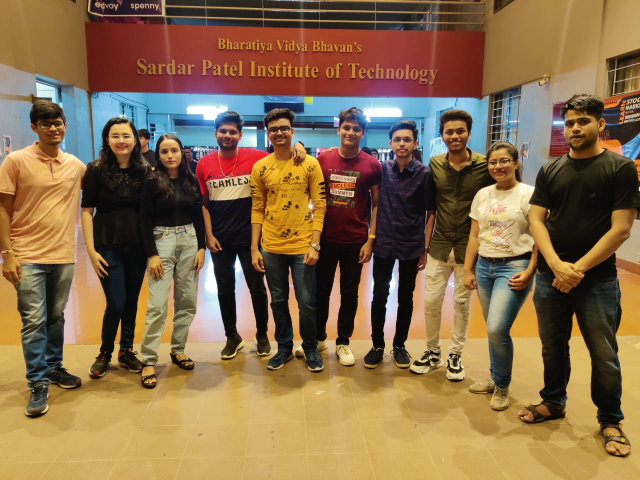
#> input picture FOSP_ARTICAL/image/img1.jpeg, 1280 x 960 px, found by its file name (shown at 1/2 size)
$ jupyter execute Fosp.ipynb
#> lines starting #> are read from the running program, lines starting #| are printed output that depends on the picture; after the words box and inside, x2 and y2 are one past the last pixel; in counts of white or black regions, pixels touching at a corner belong together
[cell 1]
from matplotlib.image import imread
import PIL
import numpy as np
import matplotlib.pyplot as plt
import os

[cell 2]
plt.rcParams['figure.figsize'] = [10,10]
plt.rcParams.update({'font.size': 18})
A = imread('image\img1.jpeg')
#> A is the input picture: shape (960, 1280, 3); mean R, G, B 135.7, 108.1, 74.2
B = np.mean(A, -1)
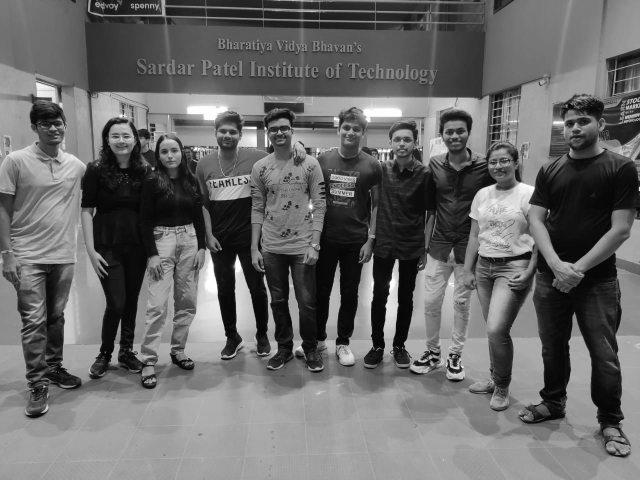
#> B: shape (960, 1280) float64 (shown at 1/2 size); min 0, max 255, mean 106

[cell 3]
plt.figure()
plt.imshow(A)
plt.axis('off')

[cell 4]
Bt = np.fft.fft2(B)
Btsort = np.sort(np.abs(Bt.reshape(-1)))

[cell 5]
for keep in (0.1, 0.05, 0.01, 0.002):
    thresh = Btsort[int(np.floor((1-keep)*len(Btsort)))]
    ind = np.abs(Bt)>thresh
    Atlow = Bt * ind
    Alow = np.fft.ifft2(Atlow).real
    plt.figure()
    plt.imshow(Alow,cmap='gray')
    plt.axis('off')
    plt.title('Compressed image: keep = ' + str(keep*100)+'%')
#> this loop made 4 passes
#> thresh on passes 1 to 4: 24100.8, 40639, 122744.9, 357291.3
#> pass 1, `ind = np.abs(Bt)>thresh`:
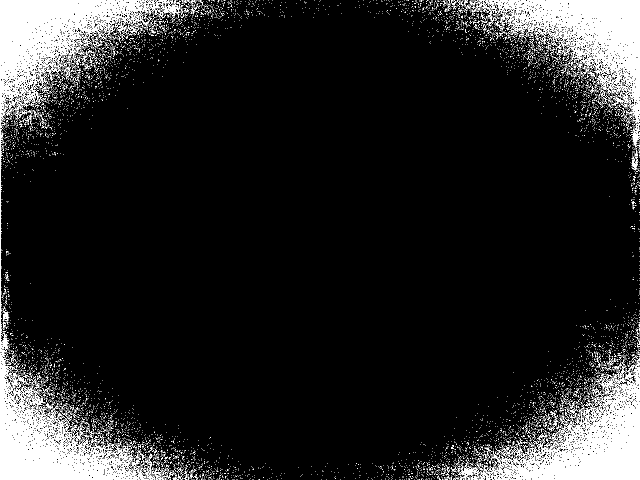
#> ind: shape (960, 1280) bool (shown at 1/2 size); 10% white; 9807 white regions (9673 under 20 px), largest, box (x1, y1, x2, y2) and area: (0, 0, 324, 258) 24616, (957, 720, 1280, 960) 24073, (0, 257, 320, 960) 23679
#> pass 2, `ind = np.abs(Bt)>thresh`:
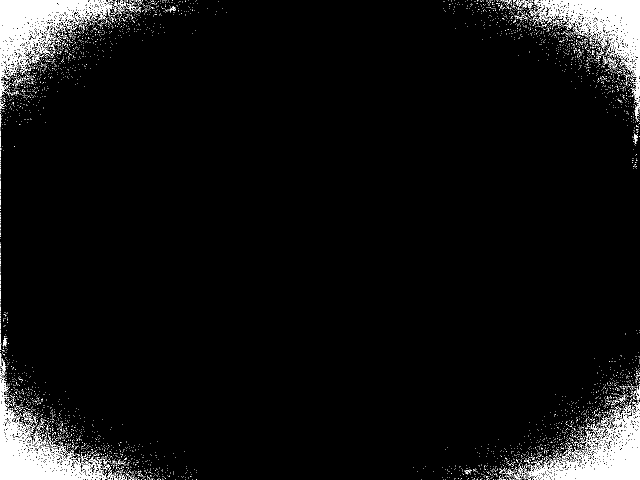
#> ind: shape (960, 1280) bool (shown at 1/2 size); 5% white; 5572 white regions (5501 under 20 px), largest, box (x1, y1, x2, y2) and area: (0, 0, 224, 195) 12355, (1057, 803, 1280, 960) 11873, (0, 760, 214, 960) 11483
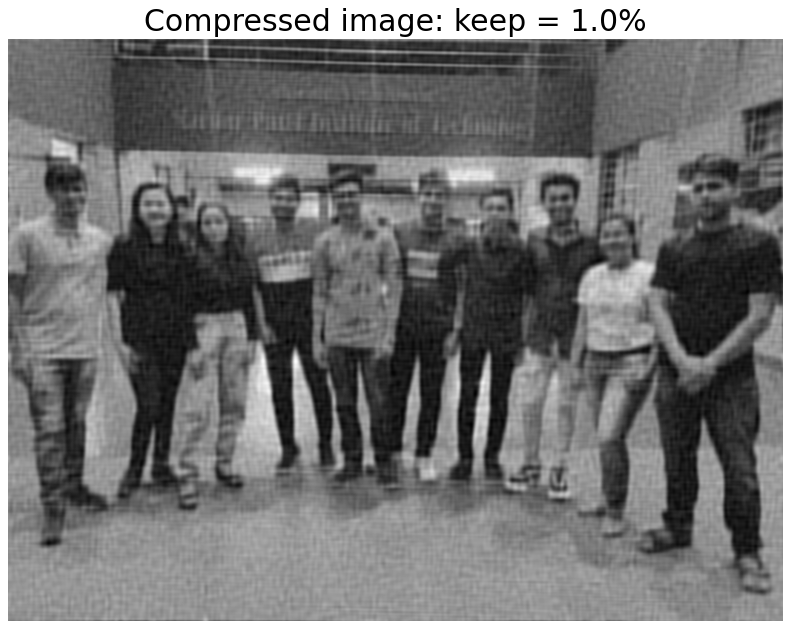
#> figure drawn by matplotlib, 1 panel
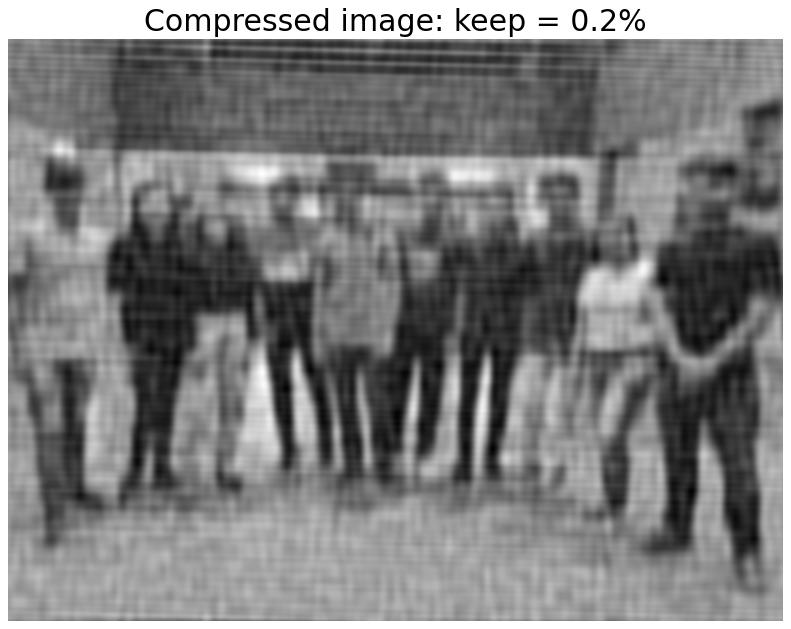
#> figure drawn by matplotlib, 1 panel

[cell 6]
import matplotlib.pyplot as plt
from mpl_toolkits.mplot3d import axes3d
plt.rcParams['figure.figsize'] = [20,20]

[cell 7]
fig = plt.figure()
ax = fig.add_subplot(111, projection='3d')
X,Y = np.meshgrid(np.arange(1,np.shape(B)[1]+1),np.arange(1,np.shape(B)[0]+1))
ax.plot_surface(X[0::10,0::10],Y[0::10,0::10],B[0::10,0::10],cmap='viridis', edgecolor='none')
ax.set_title('Surface plot')
ax.mouse_init()
ax.view_init(270,270)
plt.show()
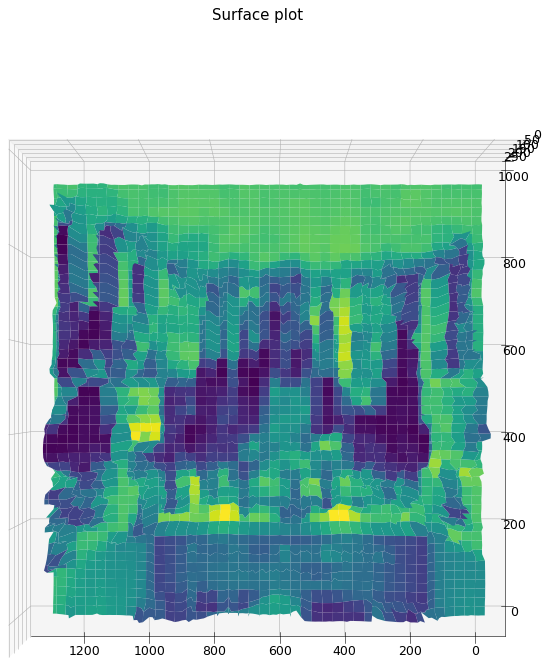
#> figure drawn by matplotlib, 1 panel
